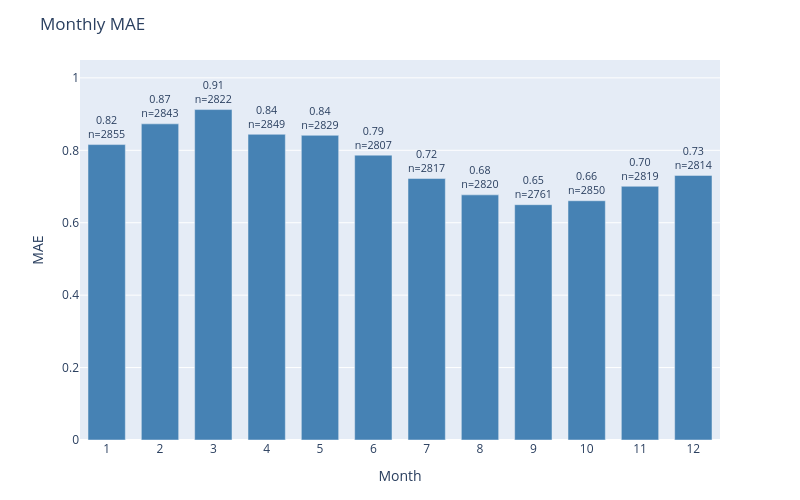

The notebook cell saved with this chart:
### Code cell
plot_error_by_group(
    df=results_test,
    y_true_col='actual',
    y_pred_col='prediction',
    date_col='dt_prediction',
    group_by='month',
    metric='mae',
    title='Monthly MAE'
)

### Figure 1 — Plotly figure (JSON) as saved in the notebook; plotly's stock layout.template omitted (floating-point values rounded to 4 significant figures)
{"data": [{"marker": {"color": "steelblue"}, "text": ["0.82<br>n=2855", "0.87<br>n=2843", "0.91<br>n=2822", "0.84<br>n=2849", "0.84<br>n=2829", "0.79<br>n=2807", "0.72<br>n=2817", "0.68<br>n=2820", "0.65<br>n=2761", "0.66<br>n=2850", "0.70<br>n=2819", "0.73<br>n=2814"], "textposition": "outside", "type": "bar", "x": ["1", "2", "3", "4", "5", "6", "7", "8", "9", "10", "11", "12"], "y": [0.8158, 0.873, 0.9125, 0.8442, 0.8413, 0.7866, 0.722, 0.677, 0.6498, 0.6607, 0.7006, 0.7306]}], "layout": {"bargap": 0.3, "height": 500, "margin": {"b": 60, "t": 60}, "title": {"text": "Monthly MAE"}, "uniformtext": {"minsize": 8, "mode": "hide"}, "width": 800, "xaxis": {"title": {"text": "Month"}}, "yaxis": {"range": [0, 1.049], "title": {"text": "MAE"}}}}
